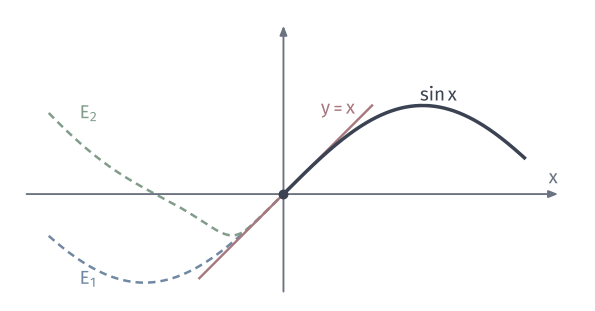

This chart was generated by the following Python code:
"""Two smooth extensions of sin x from [0,inf) agree in value and slope at the boundary point 0."""
from pathlib import Path
import sys
ROOT = next(p for p in Path(__file__).resolve().parents if (p/"build.sh").is_file() and (p/"tex/book.tex").is_file())
sys.path.insert(0, str(ROOT/"figures/04-spaces-measures-and-geometry/04-manifolds/matplotlib/mfd-common"))
from mfd3d import *

W, H = 84, 44
fig, ax = canvas(W, H)
ox, oy, sx, sy = 40, 16.5, 12.5, 12.5
X = lambda x: ox+sx*np.asarray(x); Y = lambda y: oy+sy*np.asarray(y)
arrow(ax, (X(-2.9), oy), (X(3.1), oy), color=MUTED, lw=.75, scale=5.5)
arrow(ax, (ox, Y(-1.1)), (ox, Y(1.9)), color=MUTED, lw=.75, scale=5.5)
label(ax, (X(3.05), oy+2.3), '$x$', 7.5, MUTED)
f = lambda x: np.sin(x)
bump = lambda x: 1.6*np.exp(-1/np.maximum(x**2, 1e-9))
xp = np.linspace(0, 2.72, 200); xn = np.linspace(-2.65, 0, 300)
ax.plot(X(xn), Y(f(xn)), color=BLUE, lw=1.0, ls=(0, (3, 2)), zorder=3)
ax.plot(X(xn), Y(f(xn)+bump(xn)), color=GREEN, lw=1.0, ls=(0, (3, 2)), zorder=3)
ax.plot(X(xp), Y(f(xp)), color=INK, lw=1.4, zorder=5)
t = np.array([-.95, 1.0])
ax.plot(X(t), Y(t), color=RED, lw=.95, zorder=4)
dot(ax, (ox, oy), INK, zorder=8)
label(ax, (X(1.75), Y(1.12)), r'$\sin x$', 7.5, INK, halo=True)
label(ax, (X(-2.2), Y(-.95)), r'$E_1$', 7.5, BLUE, halo=True)
label(ax, (X(-2.2), Y(.92)), r'$E_2$', 7.5, GREEN, halo=True)
label(ax, (X(.62), Y(.97)), '$y=x$', 7.5, RED, halo=True)
save(fig, Path(__file__).resolve().parent, 'figure', {'formula': 'sin x on x>=0; E1=sin x; E2=sin x+1.6 exp(-1/x^2) for x<0; common slope 1 at 0'})
